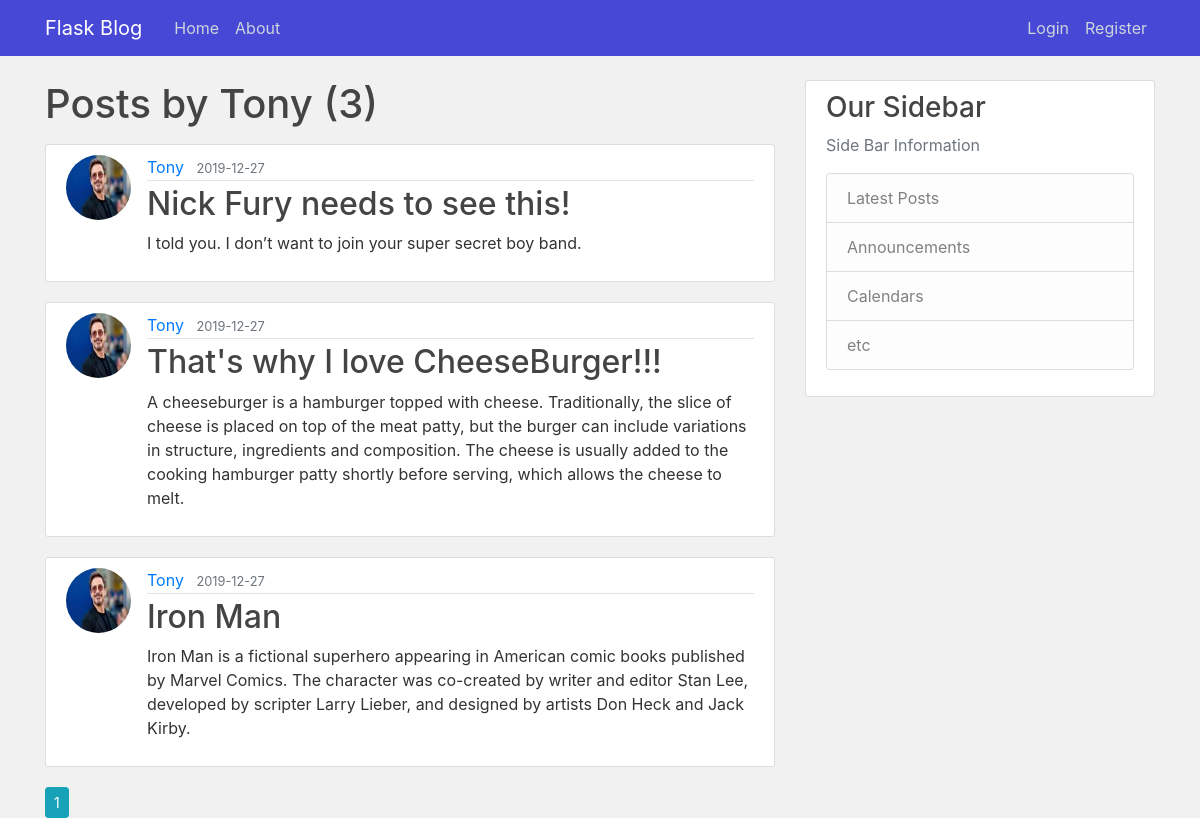
The app's page /user/Tony with its own data.
### flaskblog/models.py (models this page shows, shortened)
class User(db.Model, UserMixin):
    id = db.Column(db.Integer, primary_key=True)
    username = db.Column(db.String(20), unique=True, nullable=False)
    email = db.Column(db.String(120), unique=True, nullable=False)
    image_file = db.Column(db.String(20), nullable=False, default='default.jpg')
    password = db.Column(db.String(60), nullable=False)
    posts = db.relationship('Post', backref='author', lazy=True)

class Post(db.Model):
    id = db.Column(db.Integer, primary_key=True)
    title = db.Column(db.String(100), nullable=False)
    date_posted = db.Column(db.DateTime, nullable=False, default=datetime.utcnow)
    content = db.Column(db.Text, nullable=False)
    user_id = db.Column(db.Integer, db.ForeignKey('user.id'), nullable=False)

### flaskblog/users/routes.py (the view)
@users.route("/user/<string:username>")
def user_posts(username):
    page = request.args.get('page', default=1, type=int)
    user = User.query.filter_by(username=username).first_or_404()
    posts = Post.query.filter_by(author=user) \
        .order_by(Post.date_posted.desc()) \
        .paginate(per_page=5, page=page)
    return render_template('Users/user_posts.html', posts=posts, user=user)

### flaskblog/templates/Users/user_posts.html (shortened to what this page needs)
{% extends 'base.html' %}
{% block body %}
     <h1 class="mb-3">Posts by {{ user.username }} ({{ posts.total }}) </h1>
     {% for post in posts.items %}
        <article class="media content-section">
          <img class="rounded-circle article-img" src="{{ url_for('static', filename='profile_pics/' + post.author.image_file) }}">
          <div class="media-body">
            <div class="article-metadata">
              <a class="mr-2" href="{{ url_for('users.user_posts', username=user.username) }}">{{ post.author.username }}</a>
              <small class="text-muted">{{ post.date_posted.strftime('%Y-%m-%d') }}</small>
            </div>
            <h2><a class="article-title" href="{{ url_for('posts.post', post_id=post.id) }}">{{ post.title }}</a></h2>
            <p class="article-content">{{ post.content }}</p>
          </div>
        </article>
    {% endfor %}
    {% for page_num in posts.iter_pages(left_edge=1, right_edge=1, left_current=1, right_current=2) %}
      {% if page_num %}
          {% if page_num == posts.page %}
          <a class="btn btn-sm btn-info" href="{{ url_for('users.user_posts', username=user.username, page=page_num) }}">{{ page_num }}</a>
          {% else %}
          <a class="btn btn-sm btn-outline-info" href="{{ url_for('users.user_posts', username=user.username, page=page_num) }}">{{ page_num }}</a>
          {% endif %}
      {% endif %}
    {% endfor %}
{% endblock body %}

### flaskblog/static/css/main.css (style rules this page uses)
body { background: #F1F1F1; color: #333333; margin-top: 5rem; }
h1, h2, h3, h4, h5, h6 { color: #444444; }
.content-section { background: #ffffff; padding: 10px 20px; border: 1px solid #dddddd; border-radius: 3px; margin-bottom: 20px; }
.article-title { color: #444444; }
.article-content { white-space: pre-line; }
.article-img { height: 65px; width: 65px; margin-right: 16px; }
.article-metadata { padding-bottom: 1px; margin-bottom: 4px; border-bottom: 1px solid #e3e3e3 }

### records on screen
User: username "Tony"
Post: image_file (picture), author.username "Tony", date_posted "2019-12-27", title "Nick Fury needs to see this!", content "I told you. I don’t want to join your super secret boy band."
Post: image_file (picture), author.username "Tony", date_posted "2019-12-27", title "That's why I love CheeseBurger!!!", content "A cheeseburger is a hamburger topped with cheese. Traditionally, the slice of cheese is placed on top of the meat patty, but the burger can include variations in structure, ingredients and composition. The cheese is usually added to the cooking hamburger patty shortly before serving, which allows the cheese to melt."
Post: image_file (picture), author.username "Tony", date_posted "2019-12-27", title "Iron Man", content "Iron Man is a fictional superhero appearing in American comic books published by Marvel Comics. The character was co-created by writer and editor Stan Lee, developed by scripter Larry Lieber, and designed by artists Don Heck and Jack Kirby."

### other values on screen
{{ posts.total }} "3"
{{ page_num }} "1"
